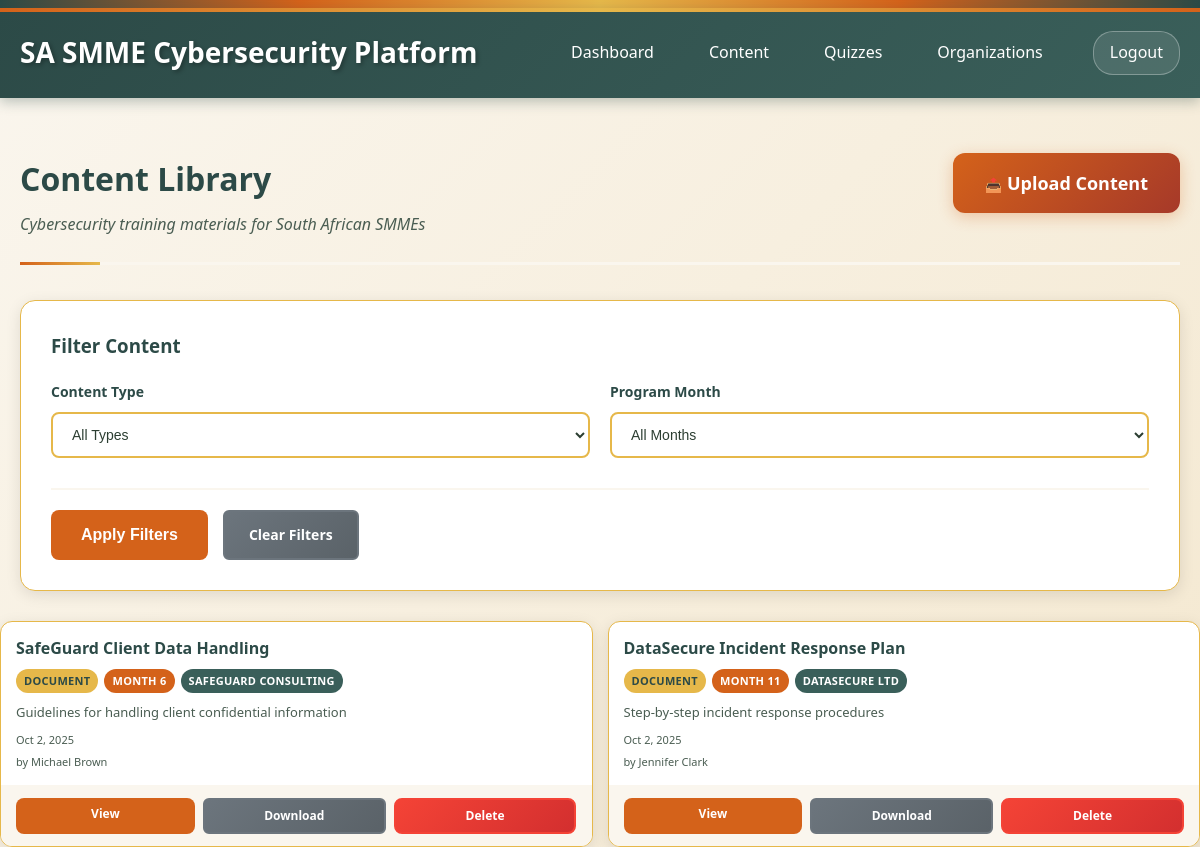
The app's page /content_list.php (signed in) with its own data.
### tables this page shows
CREATE TABLE content (
    id INTEGER PRIMARY KEY AUTOINCREMENT,
    organization_id INTEGER, -- NULL for global content
    title VARCHAR(255) NOT NULL,
    description TEXT,
    file_path VARCHAR(500),
    file_name VARCHAR(255),
    file_size INTEGER,
    external_url VARCHAR(500), -- For YouTube, external links
    content_type_id INTEGER NOT NULL,
    month_number INTEGER CHECK (month_number >= 1 AND month_number <= 12), -- 1-12 for program months
    target_audience TEXT, -- JSON array of roles/departments
    is_mandatory BOOLEAN DEFAULT 1,
    uploaded_by INTEGER NOT NULL,
    is_active BOOLEAN DEFAULT 1,
    created_at TIMESTAMP DEFAULT CURRENT_TIMESTAMP,
    updated_at TIMESTAMP DEFAULT CURRENT_TIMESTAMP,
    FOREIGN KEY (organization_id) REFERENCES organizations(id),
    FOREIGN KEY (content_type_id) REFERENCES content_types(id),
    FOREIGN KEY (uploaded_by) REFERENCES users(id)
);

CREATE TABLE content_types (
    id INTEGER PRIMARY KEY AUTOINCREMENT,
    name VARCHAR(50) UNIQUE NOT NULL,
    description TEXT,
    file_extensions TEXT, -- JSON array of allowed extensions
    max_file_size INTEGER DEFAULT 10485760, -- 10MB default
    created_at TIMESTAMP DEFAULT CURRENT_TIMESTAMP
);

CREATE TABLE organizations (
    id INTEGER PRIMARY KEY AUTOINCREMENT,
    name VARCHAR(100) NOT NULL,
    registration_number VARCHAR(50),
    industry VARCHAR(50),
    size_category VARCHAR(20) CHECK (size_category IN ('micro', 'small', 'medium')),
    contact_email VARCHAR(100) NOT NULL,
    contact_phone VARCHAR(20),
    address TEXT,
    subscription_plan VARCHAR(20) DEFAULT 'basic',
    subscription_status VARCHAR(20) DEFAULT 'active' CHECK (subscription_status IN ('active', 'suspended', 'cancelled')),
    settings TEXT, -- JSON for organization-specific settings
    is_active BOOLEAN DEFAULT 1,
    created_at TIMESTAMP DEFAULT CURRENT_TIMESTAMP,
    updated_at TIMESTAMP DEFAULT CURRENT_TIMESTAMP
);

### src/content_list.php (the view, shortened to what this page needs)
<?php
require_once __DIR__ . '/config/db.php';
$where_conditions = ['c.is_active = 1'];
$params = [];
$where_clause = implode(' AND ', $where_conditions);
try {
    $stmt = $pdo->prepare("
        SELECT c.*, ct.name as content_type_name, o.name as organization_name,
               u.first_name || ' ' || u.last_name as uploaded_by_name
        FROM content c
        LEFT JOIN content_types ct ON c.content_type_id = ct.id
        LEFT JOIN organizations o ON c.organization_id = o.id
        LEFT JOIN users u ON c.uploaded_by = u.id
        WHERE $where_clause
        ORDER BY c.month_number ASC, c.created_at DESC
    ");
    $stmt->execute($params);
    $content_list = $stmt->fetchAll(PDO::FETCH_ASSOC);
} catch (PDOException $e) {
    $content_list = [];
    $error = "Error loading content: " . $e->getMessage();
}
?>
<!DOCTYPE html>
<html lang="en">
<head>
    <link rel="stylesheet" href="assets/webdesign-style.css">
</head>
<body>
    <div class="african-border"></div>
    <div class="header">
        <div class="header-left">
            <h1>SA SMME Cybersecurity Platform</h1>
        </div>
        <div class="header-right">
            <nav class="nav-links">
                <a href="dashboard.php">Dashboard</a>
                <a href="content_list.php">Content</a>
                <a href="quiz_list.php">Quizzes</a>
                <?php if ($_SESSION['role'] === 'system_admin'): ?>
                    <a href="organization_management.php">Organizations</a>
                <?php elseif ($_SESSION['role'] === 'org_admin'): ?>
                    <a href="user_management.php">Users</a>
                <?php endif; ?>
            </nav>
            <div class="user-section">
                <a href="logout.php" class="logout-btn">Logout</a>
            </div>
        </div>
    </div>
    <div class="container">
        <div class="page-header-section">
            <div class="page-title-area">
                <h2 class="page-title">Content Library</h2>
                <p class="page-subtitle">Cybersecurity training materials for South African SMMEs</p>
            </div>
            <?php if (in_array($_SESSION['role'], ['system_admin', 'org_admin'])): ?>
                <div class="page-actions">
                    <a href="content_upload.php" class="btn-primary create-quiz-btn">
                        <span class="btn-icon">📤</span>
                        <span class="btn-text">Upload Content</span>
                    </a>
                </div>
            <?php endif; ?>
        </div>
        <div class="form-card" style="margin-bottom: 30px;">
            <h3 style="margin-bottom: 20px; color: var(--primary-dark);">Filter Content</h3>
            <form method="GET" action="">
                <div class="form-row">
                    <div class="form-group half-width">
                        <label for="type">Content Type</label>
                        <select id="type" name="type">
                            <option value="">All Types</option>
                        </select>
                    </div>
                    <div class="form-group half-width">
                        <label for="month">Program Month</label>
                        <select id="month" name="month">
                            <option value="">All Months</option>
                        </select>
                    </div>
                </div>
                <div class="form-actions">
                    <button type="submit" class="btn-primary">Apply Filters</button>
                    <a href="content_list.php" class="btn-secondary">Clear Filters</a>
                    </div>
                </div>
        </div>
        <?php if (empty($content_list)): ?>
            <div class="info-card" style="text-align: center; padding: 40px;">
                <h3>No content found</h3>
                <p>Try adjusting your filters or upload some content to get started.</p>
                <?php if (in_array($_SESSION['role'], ['system_admin', 'org_admin'])): ?>
                    <div style="margin-top: 20px;">
                        <a href="content_upload.php" class="btn-primary">Upload your first content</a>
                    </div>
                <?php endif; ?>
            </div>
        <?php else: ?>
            <div class="content-grid">
                <?php foreach ($content_list as $content): ?>
                    <div class="content-card">
                        <div class="content-header">
                            <h3><?php echo htmlspecialchars($content['title']); ?></h3>
                            <div class="content-badges">
                                <span class="badge badge-type">
                                    <?php echo htmlspecialchars($content['content_type_name']); ?>
                                </span>
                                <?php if ($content['month_number']): ?>
                                    <span class="badge badge-month">
                                        Month <?php echo $content['month_number']; ?>
                                    </span>
                                <?php endif; ?>
                                <?php if ($content['organization_name']): ?>
                                    <span class="badge badge-org">
                                        <?php echo htmlspecialchars($content['organization_name']); ?>
                                    </span>
                                <?php else: ?>
                                    <span class="badge badge-global">Global</span>
                                <?php endif; ?>
                            </div>
                            <?php if ($content['description']): ?>
                                <p class="content-description">
                                    <?php echo htmlspecialchars($content['description']); ?>
                                </p>
                            <?php endif; ?>
                            <div class="content-meta">
                                <span><?php echo date('M j, Y', strtotime($content['created_at'])); ?></span>
                                <?php if ($content['uploaded_by_name']): ?>
                                    <span>by <?php echo htmlspecialchars($content['uploaded_by_name']); ?></span>
                                <?php endif; ?>
                            </div>
                        </div>
                        <div class="content-actions">
                            <?php if ($content['external_url']): ?>
                                <a href="<?php echo htmlspecialchars($content['external_url']); ?>"
                                   target="_blank" class="btn-primary">
                                    Open Link
                                </a>
                            <?php elseif ($content['file_path']): ?>
                                <a href="view_content.php?id=<?php echo $content['id']; ?>"
                                   class="btn-primary">
                                    View
                                </a>
                                <a href="download_content.php?id=<?php echo $content['id']; ?>"
                                   class="btn-secondary">
                                    Download
                                </a>
                            <?php endif; ?>
                            <?php if (in_array($_SESSION['role'], ['system_admin', 'org_admin'])): ?>
                                <a href="content_list.php?delete=<?php echo $content['id']; ?>"
                                   class="btn-danger"
                                   onclick="return confirm('Are you sure you want to delete this content?')">
                                    Delete
                                </a>
                            <?php endif; ?>
                        </div>
                    </div>
                <?php endforeach; ?>
            </div>
        <?php endif; ?>
</body>
</html>

### records on screen
content: title "SafeGuard Client Data Handling", content_type.name "DOCUMENT", month_number "6", organization.name "SAFEGUARD CONSULTING", description "Guidelines for handling client confidential information", created_at "Oct 2, 2025", uploaded_by_name "Michael Brown"
content: title "DataSecure Incident Response Plan", content_type.name "DOCUMENT", month_number "11", organization.name "DATASECURE LTD", description "Step-by-step incident response procedures", created_at "Oct 2, 2025", uploaded_by_name "Jennifer Clark"
